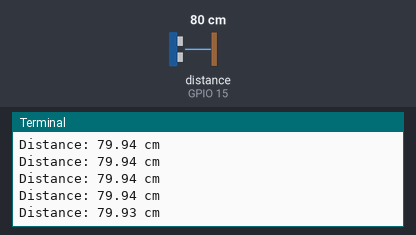
The program below on a simulated Raspberry Pi (BCM pin numbers). Shown: the last lines printed to the terminal. Inputs (shaded band) come from the test bench; at power-on: distance to the obstacle (sensor on GPIO 15) 80 cm. The echo pulse lasts 58.3 µs per cm; the clock reads 2024-03-15 10:24:30 at power-on unless the program sets it.

Above: at 1.2 s.
1.3 s: distance to the obstacle (sensor on GPIO 15) set to 2 cm
At 2.4 s:
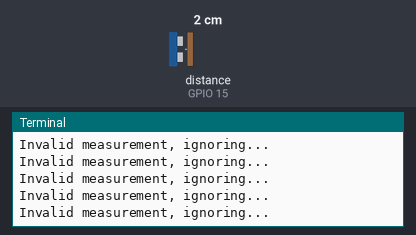
2.8 s: distance to the obstacle (sensor on GPIO 15) set to 4 cm
At 3.7 s:
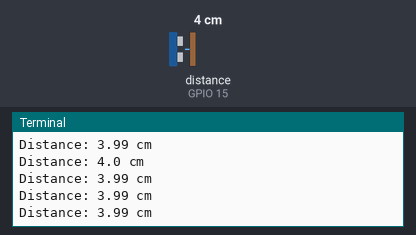
Timing chart, 0 to 5.8 s (numbered marks = the images above; inputs shaded):
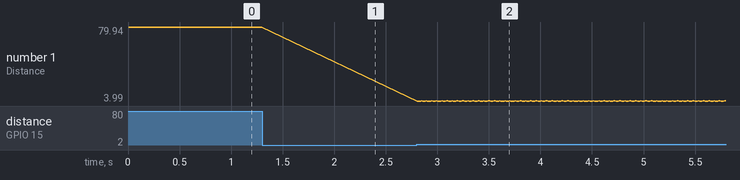

Measured:
- after the input at 1.3 s, the terminal: prints a new line at once (image 1)
- after the input at 2.8 s, the terminal: prints a new line at once (image 2)
- plotted number 1: 79.94 → 3.99 after the input at 2.8 s

The program:

ultrasonic_reading.py
```python
import RPi.GPIO as GPIO
import time

# Pin configuration
TRIG = 14  # GPIO pin 14 for trigger
ECHO = 15  # GPIO pin 15 for echo

# GPIO setup
GPIO.setmode(GPIO.BCM)
GPIO.setup(TRIG, GPIO.OUT)
GPIO.setup(ECHO, GPIO.IN)

# Function to measure distance
def get_distance():
    GPIO.output(TRIG, True)
    time.sleep(0.00001)  # Send a short pulse
    GPIO.output(TRIG, False)

    start_time = time.time()
    stop_time = time.time()

    timeout = time.time() + 0.1  # 100ms timeout to avoid infinite loop
    while GPIO.input(ECHO) == 0:
        start_time = time.time()
        if time.time() > timeout:
            return None  # Timeout occurred

    timeout = time.time() + 0.1  # Reset timeout for echo high
    while GPIO.input(ECHO) == 1:
        stop_time = time.time()
        if time.time() > timeout:
            return None  # Timeout occurred

    # Calculate distance
    elapsed_time = stop_time - start_time
    distance = (elapsed_time * 34300) / 2  # Speed of sound = 34300 cm/s

    return round(distance, 2)

try:
    while True:
        dist = get_distance()
        if dist is not None and 2 <= dist <= 400:  # Valid range for HC-SR04
            print(f"Distance: {dist} cm")
        else:
            print("Invalid measurement, ignoring...")
        time.sleep(0.01)  # 10ms delay
except KeyboardInterrupt:
    print("Measurement stopped by user")
    GPIO.cleanup()
```
